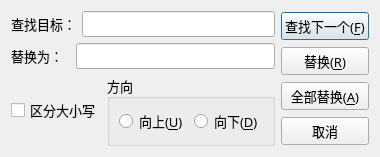
<?xml version="1.0" encoding="UTF-8"?>
<ui version="4.0">
 <class>ReplaceDialog</class>
 <widget class="QDialog" name="ReplaceDialog">
  <property name="geometry">
   <rect>
    <x>0</x>
    <y>0</y>
    <width>291</width>
    <height>108</height>
   </rect>
  </property>
  <property name="minimumSize">
   <size>
    <width>0</width>
    <height>0</height>
   </size>
  </property>
  <property name="maximumSize">
   <size>
    <width>291</width>
    <height>108</height>
   </size>
  </property>
  <property name="font">
   <font>
    <family>宋体</family>
    <pointsize>10</pointsize>
   </font>
  </property>
  <property name="windowTitle">
   <string>替换</string>
  </property>
  <layout class="QHBoxLayout" name="horizontalLayout_6">
   <item>
    <layout class="QHBoxLayout" name="horizontalLayout_5">
     <item>
      <layout class="QVBoxLayout" name="verticalLayout_3">
       <item>
        <layout class="QVBoxLayout" name="verticalLayout">
         <item>
          <layout class="QHBoxLayout" name="horizontalLayout">
           <item>
            <widget class="QLabel" name="label">
             <property name="font">
              <font>
               <family>宋体</family>
               <pointsize>10</pointsize>
              </font>
             </property>
             <property name="text">
              <string>查找目标：</string>
             </property>
            </widget>
           </item>
           <item>
            <widget class="QLineEdit" name="findText"/>
           </item>
          </layout>
         </item>
         <item>
          <layout class="QHBoxLayout" name="horizontalLayout_2">
           <item>
            <widget class="QLabel" name="labelTwo">
             <property name="font">
              <font>
               <family>宋体</family>
               <pointsize>10</pointsize>
              </font>
             </property>
             <property name="text">
              <string>替换为：  </string>
             </property>
            </widget>
           </item>
           <item>
            <widget class="QLineEdit" name="replaceText"/>
           </item>
          </layout>
         </item>
        </layout>
       </item>
       <item>
        <layout class="QHBoxLayout" name="horizontalLayout_4">
         <item>
          <widget class="QCheckBox" name="casesensitive">
           <property name="font">
            <font>
             <family>宋体</family>
             <pointsize>10</pointsize>
            </font>
           </property>
           <property name="text">
            <string>区分大小写</string>
           </property>
          </widget>
         </item>
         <item>
          <widget class="QGroupBox" name="groupBox">
           <property name="font">
            <font>
             <family>宋体</family>
             <pointsize>10</pointsize>
            </font>
           </property>
           <property name="title">
            <string>方向</string>
           </property>
           <layout class="QHBoxLayout" name="horizontalLayout_3">
            <item>
             <widget class="QRadioButton" name="rbUp">
              <property name="font">
               <font>
                <family>宋体</family>
                <pointsize>10</pointsize>
               </font>
              </property>
              <property name="text">
               <string>向上(&amp;U)</string>
              </property>
             </widget>
            </item>
            <item>
             <widget class="QRadioButton" name="rbDown">
              <property name="font">
               <font>
                <family>宋体</family>
                <pointsize>10</pointsize>
               </font>
              </property>
              <property name="autoFillBackground">
               <bool>false</bool>
              </property>
              <property name="text">
               <string>向下(&amp;D)</string>
              </property>
             </widget>
            </item>
           </layout>
          </widget>
         </item>
        </layout>
       </item>
      </layout>
     </item>
     <item>
      <layout class="QVBoxLayout" name="verticalLayout_2">
       <item>
        <widget class="QPushButton" name="btFindNext">
         <property name="font">
          <font>
           <family>宋体</family>
           <pointsize>10</pointsize>
          </font>
         </property>
         <property name="text">
          <string>查找下一个(&amp;F)</string>
         </property>
        </widget>
       </item>
       <item>
        <widget class="QPushButton" name="btReplace">
         <property name="font">
          <font>
           <family>宋体</family>
           <pointsize>10</pointsize>
          </font>
         </property>
         <property name="text">
          <string>替换(&amp;R)</string>
         </property>
        </widget>
       </item>
       <item>
        <widget class="QPushButton" name="btReplaceAll">
         <property name="font">
          <font>
           <family>宋体</family>
           <pointsize>10</pointsize>
          </font>
         </property>
         <property name="text">
          <string>全部替换(&amp;A)</string>
         </property>
        </widget>
       </item>
       <item>
        <widget class="QPushButton" name="btCancel">
         <property name="font">
          <font>
           <family>宋体</family>
           <pointsize>10</pointsize>
          </font>
         </property>
         <property name="text">
          <string>取消</string>
         </property>
        </widget>
       </item>
      </layout>
     </item>
    </layout>
   </item>
  </layout>
 </widget>
 <resources/>
 <connections/>
</ui>
